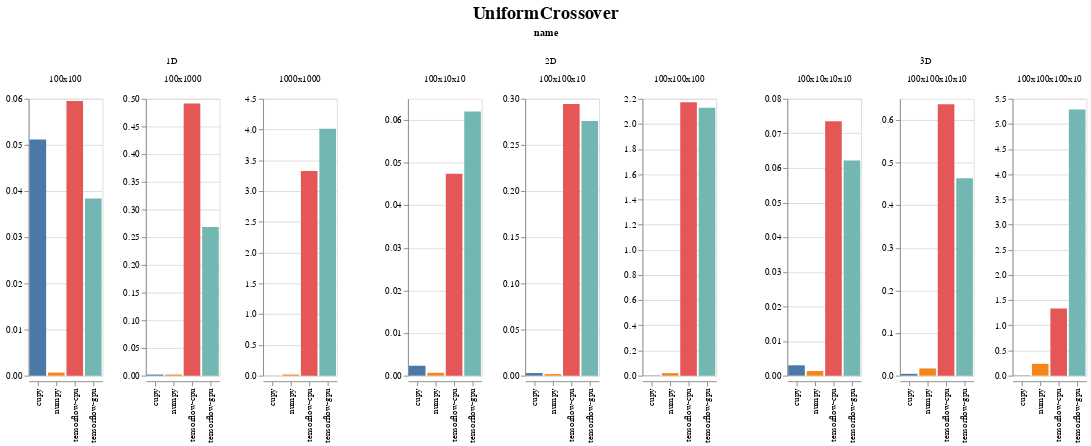

The notebook cell saved with this chart:
### Code cell
display_chart('UniformCrossover')

### Figure 1 — Vega-Lite specification as saved in the notebook (floating-point values rounded to 4 significant figures)
{"config": {"view": {"continuousWidth": 400, "continuousHeight": 300}, "title": {"anchor": "middle", "fontSize": 20, "offset": 5, "orient": "top"}}, "data": {"name": "data-4883c6638f7911873c41d00c113735c0"}, "facet": {"column": {"type": "nominal", "field": "name"}}, "spec": {"mark": "bar", "encoding": {"color": {"type": "nominal", "field": "backend", "legend": null}, "column": {"type": "nominal", "field": "shape_str", "sort": {"field": "input_size", "order": "ascending"}, "title": ""}, "x": {"type": "nominal", "axis": {"title": ""}, "field": "backend"}, "y": {"type": "quantitative", "axis": {"title": ""}, "field": "avg_time", "sort": "-x"}}, "resolve": {"scale": {"y": "independent"}}, "title": ""}, "spacing": 50, "title": "UniformCrossover", "$schema": "https://vega.github.io/schema/vega-lite/v4.0.2.json", "datasets": {"data-4883c6638f7911873c41d00c113735c0": [{"avg_time": 0.0512, "backend": "cupy", "evoflow_version": "0.5.0", "generations": 10, "group": "UniformCrossover", "input_size": 10000, "max_time": 0.1496, "min_time": 0.001995, "name": "1D", "num_runs": 3, "shape": [100, 100], "shape_str": "100x100", "std_time": 0.06958, "system": {"os": {"name": "Windows", "version": "10.0.18362"}, "memory": {"unit": "MB", "used": 20980, "total": 65451}, "cpu": {"name": "Intel64 Family 6 Model 158 Stepping 10, GenuineIntel", "cores": 12, "freqency": 3696.0}, "python": {"numpy": "1.18.3", "tensorflow": {"visible_gpu": ["/physical_device:GPU:0"], "version": "2.2.0"}, "cupy": "7.2.0"}, "gpu": [{"memory": {"unit": "MB", "total": 11264, "used": 2106}, "temperature": {"unit": "C"}, "driver": "445.87", "index": "0", "name": "GeForce RTX 2080 Ti", "value": "60", "usage": "3"}]}, "test_name": "UniformCrossover1D", "test_type": "OP", "ts": 1590449607}, {"avg_time": 0.0384, "backend": "tensorflow-gpu", "evoflow_version": "0.5.0", "generations": 10, "group": "UniformCrossover", "input_size": 10000, "max_time": 0.06882, "min_time": 0.01396, "name": "1D", "num_runs": 3, "shape": [100, 100], "shape_str": "100x100", "std_time": 0.02279, "system": {"os": {"name": "Windows", "version": "10.0.18362"}, "memory": {"unit": "MB", "used": 20986, "total": 65451}, "cpu": {"name": "Intel64 Family 6 Model 158 Stepping 10, GenuineIntel", "cores": 12, "freqency": 3696.0}, "python": {"numpy": "1.18.3", "tensorflow": {"visible_gpu": ["/physical_device:GPU:0"], "version": "2.2.0"}, "cupy": "7.2.0"}, "gpu": [{"memory": {"unit": "MB", "total": 11264, "used": 2137}, "temperature": {"unit": "C"}, "driver": "445.87", "index": "0", "name": "GeForce RTX 2080 Ti", "value": "60", "usage": "2"}]}, "test_name": "UniformCrossover1D", "test_type": "OP", "ts": 1590449621}, {"avg_time": 0.002327, "backend": "cupy", "evoflow_version": "0.5.0", "generations": 10, "group": "UniformCrossover", "input_size": 10000, "max_time": 0.002992, "min_time": 0.001994, "name": "2D", "num_runs": 3, "shape": [100, 10, 10], "shape_str": "100x10x10", "std_time": 0.0004702, "system": {"os": {"name": "Windows", "version": "10.0.18362"}, "memory": {"unit": "MB", "used": 20980, "total": 65451}, "cpu": {"name": "Intel64 Family 6 Model 158 Stepping 10, GenuineIntel", "cores": 12, "freqency": 3696.0}, "python": {"numpy": "1.18.3", "tensorflow": {"visible_gpu": ["/physical_device:GPU:0"], "version": "2.2.0"}, "cupy": "7.2.0"}, "gpu": [{"memory": {"unit": "MB", "total": 11264, "used": 2106}, "temperature": {"unit": "C"}, "driver": "445.87", "index": "0", "name": "GeForce RTX 2080 Ti", "value": "60", "usage": "3"}]}, "test_name": "UniformCrossover2D", "test_type": "OP", "ts": 1590449607}, {"avg_time": 0.04738, "backend": "tensorflow-cpu", "evoflow_version": "0.5.0", "generations": 10, "group": "UniformCrossover", "input_size": 10000, "max_time": 0.05785, "min_time": 0.03092, "name": "2D", "num_runs": 3, "shape": [100, 10, 10], "shape_str": "100x10x10", "std_time": 0.01178, "system": {"os": {"name": "Windows", "version": "10.0.18362"}, "memory": {"unit": "MB", "used": 24110, "total": 65451}, "cpu": {"name": "Intel64 Family 6 Model 158 Stepping 10, GenuineIntel", "cores": 12, "freqency": 3696.0}, "python": {"numpy": "1.18.3", "tensorflow": {"visible_gpu": [], "version": "2.2.0"}, "cupy": "7.2.0"}, "gpu": []}, "test_name": "UniformCrossover2D", "test_type": "OP", "ts": 1590452965}, {"avg_time": 0.05951, "backend": "tensorflow-cpu", "evoflow_version": "0.5.0", "generations": 10, "group": "UniformCrossover", "input_size": 10000, "max_time": 0.0758, "min_time": 0.02793, "name": "1D", "num_runs": 3, "shape": [100, 100], "shape_str": "100x100", "std_time": 0.02234, "system": {"os": {"name": "Windows", "version": "10.0.18362"}, "memory": {"unit": "MB", "used": 24110, "total": 65451}, "cpu": {"name": "Intel64 Family 6 Model 158 Stepping 10, GenuineIntel", "cores": 12, "freqency": 3696.0}, "python": {"numpy": "1.18.3", "tensorflow": {"visible_gpu": [], "version": "2.2.0"}, "cupy": "7.2.0"}, "gpu": []}, "test_name": "UniformCrossover1D", "test_type": "OP", "ts": 1590452965}, {"avg_time": 0.0006649, "backend": "numpy", "evoflow_version": "0.5.0", "generations": 10, "group": "UniformCrossover", "input_size": 10000, "max_time": 0.0009975, "min_time": 0.0, "name": "1D", "num_runs": 3, "shape": [100, 100], "shape_str": "100x100", "std_time": 0.0004701, "system": {"os": {"name": "Windows", "version": "10.0.18362"}, "memory": {"unit": "MB", "used": 20934, "total": 65451}, "cpu": {"name": "Intel64 Family 6 Model 158 Stepping 10, GenuineIntel", "cores": 12, "freqency": 3696.0}, "python": {"numpy": "1.18.3", "tensorflow": {"visible_gpu": ["/physical_device:GPU:0"], "version": "2.2.0"}, "cupy": "7.2.0"}, "gpu": []}, "test_name": "UniformCrossover1D", "test_type": "OP", "ts": 1590449592}, {"avg_time": 0.062, "backend": "tensorflow-gpu", "evoflow_version": "0.5.0", "generations": 10, "group": "UniformCrossover", "input_size": 10000, "max_time": 0.07679, "min_time": 0.03291, "name": "2D", "num_runs": 3, "shape": [100, 10, 10], "shape_str": "100x10x10", "std_time": 0.02057, "system": {"os": {"name": "Windows", "version": "10.0.18362"}, "memory": {"unit": "MB", "used": 20986, "total": 65451}, "cpu": {"name": "Intel64 Family 6 Model 158 Stepping 10, GenuineIntel", "cores": 12, "freqency": 3696.0}, "python": {"numpy": "1.18.3", "tensorflow": {"visible_gpu": ["/physical_device:GPU:0"], "version": "2.2.0"}, "cupy": "7.2.0"}, "gpu": [{"memory": {"unit": "MB", "total": 11264, "used": 2137}, "temperature": {"unit": "C"}, "driver": "445.87", "index": "0", "name": "GeForce RTX 2080 Ti", "value": "60", "usage": "2"}]}, "test_name": "UniformCrossover2D", "test_type": "OP", "ts": 1590449621}, {"avg_time": 0.000665, "backend": "numpy", "evoflow_version": "0.5.0", "generations": 10, "group": "UniformCrossover", "input_size": 10000, "max_time": 0.0009978, "min_time": 0.0, "name": "2D", "num_runs": 3, "shape": [100, 10, 10], "shape_str": "100x10x10", "std_time": 0.0004702, "system": {"os": {"name": "Windows", "version": "10.0.18362"}, "memory": {"unit": "MB", "used": 20934, "total": 65451}, "cpu": {"name": "Intel64 Family 6 Model 158 Stepping 10, GenuineIntel", "cores": 12, "freqency": 3696.0}, "python": {"numpy": "1.18.3", "tensorflow": {"visible_gpu": ["/physical_device:GPU:0"], "version": "2.2.0"}, "cupy": "7.2.0"}, "gpu": []}, "test_name": "UniformCrossover2D", "test_type": "OP", "ts": 1590449592}, {"avg_time": 0.2685, "backend": "tensorflow-gpu", "evoflow_version": "0.5.0", "generations": 10, "group": "UniformCrossover", "input_size": 100000, "max_time": 0.3665, "min_time": 0.2134, "name": "1D", "num_runs": 3, "shape": [100, 1000], "shape_str": "100x1000", "std_time": 0.06952, "system": {"os": {"name": "Windows", "version": "10.0.18362"}, "memory": {"unit": "MB", "used": 20986, "total": 65451}, "cpu": {"name": "Intel64 Family 6 Model 158 Stepping 10, GenuineIntel", "cores": 12, "freqency": 3696.0}, "python": {"numpy": "1.18.3", "tensorflow": {"visible_gpu": ["/physical_device:GPU:0"], "version": "2.2.0"}, "cupy": "7.2.0"}, "gpu": [{"memory": {"unit": "MB", "total": 11264, "used": 2137}, "temperature": {"unit": "C"}, "driver": "445.87", "index": "0", "name": "GeForce RTX 2080 Ti", "value": "60", "usage": "2"}]}, "test_name": "UniformCrossover1D", "test_type": "OP", "ts": 1590449621}, {"avg_time": 0.07347, "backend": "tensorflow-cpu", "evoflow_version": "0.5.0", "generations": 10, "group": "UniformCrossover", "input_size": 100000, "max_time": 0.1117, "min_time": 0.04089, "name": "3D", "num_runs": 3, "shape": [100, 10, 10, 10], "shape_str": "100x10x10x10", "std_time": 0.02918, "system": {"os": {"name": "Windows", "version": "10.0.18362"}, "memory": {"unit": "MB", "used": 24110, "total": 65451}, "cpu": {"name": "Intel64 Family 6 Model 158 Stepping 10, GenuineIntel", "cores": 12, "freqency": 3696.0}, "python": {"numpy": "1.18.3", "tensorflow": {"visible_gpu": [], "version": "2.2.0"}, "cupy": "7.2.0"}, "gpu": []}, "test_name": "UniformCrossover3D", "test_type": "OP", "ts": 1590452965}, {"avg_time": 0.2942, "backend": "tensorflow-cpu", "evoflow_version": "0.5.0", "generations": 10, "group": "UniformCrossover", "input_size": 100000, "max_time": 0.384, "min_time": 0.1386, "name": "2D", "num_runs": 3, "shape": [100, 100, 10], "shape_str": "100x100x10", "std_time": 0.1104, "system": {"os": {"name": "Windows", "version": "10.0.18362"}, "memory": {"unit": "MB", "used": 24110, "total": 65451}, "cpu": {"name": "Intel64 Family 6 Model 158 Stepping 10, GenuineIntel", "cores": 12, "freqency": 3696.0}, "python": {"numpy": "1.18.3", "tensorflow": {"visible_gpu": [], "version": "2.2.0"}, "cupy": "7.2.0"}, "gpu": []}, "test_name": "UniformCrossover2D", "test_type": "OP", "ts": 1590452965}, {"avg_time": 0.4915, "backend": "tensorflow-cpu", "evoflow_version": "0.5.0", "generations": 10, "group": "UniformCrossover", "input_size": 100000, "max_time": 0.6722, "min_time": 0.2284, "name": "1D", "num_runs": 3, "shape": [100, 1000], "shape_str": "100x1000", "std_time": 0.1903, "system": {"os": {"name": "Windows", "version": "10.0.18362"}, "memory": {"unit": "MB", "used": 24110, "total": 65451}, "cpu": {"name": "Intel64 Family 6 Model 158 Stepping 10, GenuineIntel", "cores": 12, "freqency": 3696.0}, "python": {"numpy": "1.18.3", "tensorflow": {"visible_gpu": [], "version": "2.2.0"}, "cupy": "7.2.0"}, "gpu": []}, "test_name": "UniformCrossover1D", "test_type": "OP", "ts": 1590452965}, {"avg_time": 0.001662, "backend": "numpy", "evoflow_version": "0.5.0", "generations": 10, "group": "UniformCrossover", "input_size": 100000, "max_time": 0.001995, "min_time": 0.0009973, "name": "2D", "num_runs": 3, "shape": [100, 100, 10], "shape_str": "100x100x10", "std_time": 0.0004702, "system": {"os": {"name": "Windows", "version": "10.0.18362"}, "memory": {"unit": "MB", "used": 20934, "total": 65451}, "cpu": {"name": "Intel64 Family 6 Model 158 Stepping 10, GenuineIntel", "cores": 12, "freqency": 3696.0}, "python": {"numpy": "1.18.3", "tensorflow": {"visible_gpu": ["/physical_device:GPU:0"], "version": "2.2.0"}, "cupy": "7.2.0"}, "gpu": []}, "test_name": "UniformCrossover2D", "test_type": "OP", "ts": 1590449592}, {"avg_time": 0.00133, "backend": "numpy", "evoflow_version": "0.5.0", "generations": 10, "group": "UniformCrossover", "input_size": 100000, "max_time": 0.001995, "min_time": 0.0009971, "name": "3D", "num_runs": 3, "shape": [100, 10, 10, 10], "shape_str": "100x10x10x10", "std_time": 0.0004703, "system": {"os": {"name": "Windows", "version": "10.0.18362"}, "memory": {"unit": "MB", "used": 20934, "total": 65451}, "cpu": {"name": "Intel64 Family 6 Model 158 Stepping 10, GenuineIntel", "cores": 12, "freqency": 3696.0}, "python": {"numpy": "1.18.3", "tensorflow": {"visible_gpu": ["/physical_device:GPU:0"], "version": "2.2.0"}, "cupy": "7.2.0"}, "gpu": []}, "test_name": "UniformCrossover3D", "test_type": "OP", "ts": 1590449592}, {"avg_time": 0.2759, "backend": "tensorflow-gpu", "evoflow_version": "0.5.0", "generations": 10, "group": "UniformCrossover", "input_size": 100000, "max_time": 0.4024, "min_time": 0.1371, "name": "2D", "num_runs": 3, "shape": [100, 100, 10], "shape_str": "100x100x10", "std_time": 0.1087, "system": {"os": {"name": "Windows", "version": "10.0.18362"}, "memory": {"unit": "MB", "used": 20986, "total": 65451}, "cpu": {"name": "Intel64 Family 6 Model 158 Stepping 10, GenuineIntel", "cores": 12, "freqency": 3696.0}, "python": {"numpy": "1.18.3", "tensorflow": {"visible_gpu": ["/physical_device:GPU:0"], "version": "2.2.0"}, "cupy": "7.2.0"}, "gpu": [{"memory": {"unit": "MB", "total": 11264, "used": 2137}, "temperature": {"unit": "C"}, "driver": "445.87", "index": "0", "name": "GeForce RTX 2080 Ti", "value": "60", "usage": "2"}]}, "test_name": "UniformCrossover2D", "test_type": "OP", "ts": 1590449621}, {"avg_time": 0.001995, "backend": "numpy", "evoflow_version": "0.5.0", "generations": 10, "group": "UniformCrossover", "input_size": 100000, "max_time": 0.001995, "min_time": 0.001995, "name": "1D", "num_runs": 3, "shape": [100, 1000], "shape_str": "100x1000", "std_time": 1.124e-07, "system": {"os": {"name": "Windows", "version": "10.0.18362"}, "memory": {"unit": "MB", "used": 20934, "total": 65451}, "cpu": {"name": "Intel64 Family 6 Model 158 Stepping 10, GenuineIntel", "cores": 12, "freqency": 3696.0}, "python": {"numpy": "1.18.3", "tensorflow": {"visible_gpu": ["/physical_device:GPU:0"], "version": "2.2.0"}, "cupy": "7.2.0"}, "gpu": []}, "test_name": "UniformCrossover1D", "test_type": "OP", "ts": 1590449592}, {"avg_time": 0.001995, "backend": "cupy", "evoflow_version": "0.5.0", "generations": 10, "group": "UniformCrossover", "input_size": 100000, "max_time": 0.001995, "min_time": 0.001994, "name": "1D", "num_runs": 3, "shape": [100, 1000], "shape_str": "100x1000", "std_time": 5.15e-07, "system": {"os": {"name": "Windows", "version": "10.0.18362"}, "memory": {"unit": "MB", "used": 20980, "total": 65451}, "cpu": {"name": "Intel64 Family 6 Model 158 Stepping 10, GenuineIntel", "cores": 12, "freqency": 3696.0}, "python": {"numpy": "1.18.3", "tensorflow": {"visible_gpu": ["/physical_device:GPU:0"], "version": "2.2.0"}, "cupy": "7.2.0"}, "gpu": [{"memory": {"unit": "MB", "total": 11264, "used": 2106}, "temperature": {"unit": "C"}, "driver": "445.87", "index": "0", "name": "GeForce RTX 2080 Ti", "value": "60", "usage": "3"}]}, "test_name": "UniformCrossover1D", "test_type": "OP", "ts": 1590449607}, {"avg_time": 0.06217, "backend": "tensorflow-gpu", "evoflow_version": "0.5.0", "generations": 10, "group": "UniformCrossover", "input_size": 100000, "max_time": 0.08777, "min_time": 0.04339, "name": "3D", "num_runs": 3, "shape": [100, 10, 10, 10], "shape_str": "100x10x10x10", "std_time": 0.01875, "system": {"os": {"name": "Windows", "version": "10.0.18362"}, "memory": {"unit": "MB", "used": 20986, "total": 65451}, "cpu": {"name": "Intel64 Family 6 Model 158 Stepping 10, GenuineIntel", "cores": 12, "freqency": 3696.0}, "python": {"numpy": "1.18.3", "tensorflow": {"visible_gpu": ["/physical_device:GPU:0"], "version": "2.2.0"}, "cupy": "7.2.0"}, "gpu": [{"memory": {"unit": "MB", "total": 11264, "used": 2137}, "temperature": {"unit": "C"}, "driver": "445.87", "index": "0", "name": "GeForce RTX 2080 Ti", "value": "60", "usage": "2"}]}, "test_name": "UniformCrossover3D", "test_type": "OP", "ts": 1590449621}, {"avg_time": 0.002992, "backend": "cupy", "evoflow_version": "0.5.0", "generations": 10, "group": "UniformCrossover", "input_size": 100000, "max_time": 0.002992, "min_time": 0.002992, "name": "3D", "num_runs": 3, "shape": [100, 10, 10, 10], "shape_str": "100x10x10x10", "std_time": 2.248e-07, "system": {"os": {"name": "Windows", "version": "10.0.18362"}, "memory": {"unit": "MB", "used": 20980, "total": 65451}, "cpu": {"name": "Intel64 Family 6 Model 158 Stepping 10, GenuineIntel", "cores": 12, "freqency": 3696.0}, "python": {"numpy": "1.18.3", "tensorflow": {"visible_gpu": ["/physical_device:GPU:0"], "version": "2.2.0"}, "cupy": "7.2.0"}, "gpu": [{"memory": {"unit": "MB", "total": 11264, "used": 2106}, "temperature": {"unit": "C"}, "driver": "445.87", "index": "0", "name": "GeForce RTX 2080 Ti", "value": "60", "usage": "3"}]}, "test_name": "UniformCrossover3D", "test_type": "OP", "ts": 1590449607}, {"avg_time": 0.002828, "backend": "cupy", "evoflow_version": "0.5.0", "generations": 10, "group": "UniformCrossover", "input_size": 100000, "max_time": 0.00399, "min_time": 0.001994, "name": "2D", "num_runs": 3, "shape": [100, 100, 10], "shape_str": "100x100x10", "std_time": 0.000847, "system": {"os": {"name": "Windows", "version": "10.0.18362"}, "memory": {"unit": "MB", "used": 20980, "total": 65451}, "cpu": {"name": "Intel64 Family 6 Model 158 Stepping 10, GenuineIntel", "cores": 12, "freqency": 3696.0}, "python": {"numpy": "1.18.3", "tensorflow": {"visible_gpu": ["/physical_device:GPU:0"], "version": "2.2.0"}, "cupy": "7.2.0"}, "gpu": [{"memory": {"unit": "MB", "total": 11264, "used": 2106}, "temperature": {"unit": "C"}, "driver": "445.87", "index": "0", "name": "GeForce RTX 2080 Ti", "value": "60", "usage": "3"}]}, "test_name": "UniformCrossover2D", "test_type": "OP", "ts": 1590449607}, {"avg_time": 4.011, "backend": "tensorflow-gpu", "evoflow_version": "0.5.0", "generations": 10, "group": "UniformCrossover", "input_size": 1000000, "max_time": 5.344, "min_time": 2.334, "name": "1D", "num_runs": 3, "shape": [1000, 1000], "shape_str": "1000x1000", "std_time": 1.253, "system": {"os": {"name": "Windows", "version": "10.0.18362"}, "memory": {"unit": "MB", "used": 20986, "total": 65451}, "cpu": {"name": "Intel64 Family 6 Model 158 Stepping 10, GenuineIntel", "cores": 12, "freqency": 3696.0}, "python": {"numpy": "1.18.3", "tensorflow": {"visible_gpu": ["/physical_device:GPU:0"], "version": "2.2.0"}, "cupy": "7.2.0"}, "gpu": [{"memory": {"unit": "MB", "total": 11264, "used": 2137}, "temperature": {"unit": "C"}, "driver": "445.87", "index": "0", "name": "GeForce RTX 2080 Ti", "value": "60", "usage": "2"}]}, "test_name": "UniformCrossover1D", "test_type": "OP", "ts": 1590449621}, {"avg_time": 0.001662, "backend": "cupy", "evoflow_version": "0.5.0", "generations": 10, "group": "UniformCrossover", "input_size": 1000000, "max_time": 0.001995, "min_time": 0.0009975, "name": "1D", "num_runs": 3, "shape": [1000, 1000], "shape_str": "1000x1000", "std_time": 0.00047, "system": {"os": {"name": "Windows", "version": "10.0.18362"}, "memory": {"unit": "MB", "used": 20980, "total": 65451}, "cpu": {"name": "Intel64 Family 6 Model 158 Stepping 10, GenuineIntel", "cores": 12, "freqency": 3696.0}, "python": {"numpy": "1.18.3", "tensorflow": {"visible_gpu": ["/physical_device:GPU:0"], "version": "2.2.0"}, "cupy": "7.2.0"}, "gpu": [{"memory": {"unit": "MB", "total": 11264, "used": 2106}, "temperature": {"unit": "C"}, "driver": "445.87", "index": "0", "name": "GeForce RTX 2080 Ti", "value": "60", "usage": "3"}]}, "test_name": "UniformCrossover1D", "test_type": "OP", "ts": 1590449607}, {"avg_time": 2.129, "backend": "tensorflow-gpu", "evoflow_version": "0.5.0", "generations": 10, "group": "UniformCrossover", "input_size": 1000000, "max_time": 3.512, "min_time": 0.2154, "name": "2D", "num_runs": 3, "shape": [100, 100, 100], "shape_str": "100x100x100", "std_time": 1.397, "system": {"os": {"name": "Windows", "version": "10.0.18362"}, "memory": {"unit": "MB", "used": 20986, "total": 65451}, "cpu": {"name": "Intel64 Family 6 Model 158 Stepping 10, GenuineIntel", "cores": 12, "freqency": 3696.0}, "python": {"numpy": "1.18.3", "tensorflow": {"visible_gpu": ["/physical_device:GPU:0"], "version": "2.2.0"}, "cupy": "7.2.0"}, "gpu": [{"memory": {"unit": "MB", "total": 11264, "used": 2137}, "temperature": {"unit": "C"}, "driver": "445.87", "index": "0", "name": "GeForce RTX 2080 Ti", "value": "60", "usage": "2"}]}, "test_name": "UniformCrossover2D", "test_type": "OP", "ts": 1590449621}, {"avg_time": 0.6369, "backend": "tensorflow-cpu", "evoflow_version": "0.5.0", "generations": 10, "group": "UniformCrossover", "input_size": 1000000, "max_time": 1.038, "min_time": 0.1672, "name": "3D", "num_runs": 3, "shape": [100, 100, 10, 10], "shape_str": "100x100x10x10", "std_time": 0.3589, "system": {"os": {"name": "Windows", "version": "10.0.18362"}, "memory": {"unit": "MB", "used": 24110, "total": 65451}, "cpu": {"name": "Intel64 Family 6 Model 158 Stepping 10, GenuineIntel", "cores": 12, "freqency": 3696.0}, "python": {"numpy": "1.18.3", "tensorflow": {"visible_gpu": [], "version": "2.2.0"}, "cupy": "7.2.0"}, "gpu": []}, "test_name": "UniformCrossover3D", "test_type": "OP", "ts": 1590452965}, {"avg_time": 0.01978, "backend": "numpy", "evoflow_version": "0.5.0", "generations": 10, "group": "UniformCrossover", "input_size": 1000000, "max_time": 0.01995, "min_time": 0.01945, "name": "2D", "num_runs": 3, "shape": [100, 100, 100], "shape_str": "100x100x100", "std_time": 0.0002326, "system": {"os": {"name": "Windows", "version": "10.0.18362"}, "memory": {"unit": "MB", "used": 20934, "total": 65451}, "cpu": {"name": "Intel64 Family 6 Model 158 Stepping 10, GenuineIntel", "cores": 12, "freqency": 3696.0}, "python": {"numpy": "1.18.3", "tensorflow": {"visible_gpu": ["/physical_device:GPU:0"], "version": "2.2.0"}, "cupy": "7.2.0"}, "gpu": []}, "test_name": "UniformCrossover2D", "test_type": "OP", "ts": 1590449592}, {"avg_time": 0.01795, "backend": "numpy", "evoflow_version": "0.5.0", "generations": 10, "group": "UniformCrossover", "input_size": 1000000, "max_time": 0.01795, "min_time": 0.01795, "name": "1D", "num_runs": 3, "shape": [1000, 1000], "shape_str": "1000x1000", "std_time": 8.105e-07, "system": {"os": {"name": "Windows", "version": "10.0.18362"}, "memory": {"unit": "MB", "used": 20934, "total": 65451}, "cpu": {"name": "Intel64 Family 6 Model 158 Stepping 10, GenuineIntel", "cores": 12, "freqency": 3696.0}, "python": {"numpy": "1.18.3", "tensorflow": {"visible_gpu": ["/physical_device:GPU:0"], "version": "2.2.0"}, "cupy": "7.2.0"}, "gpu": []}, "test_name": "UniformCrossover1D", "test_type": "OP", "ts": 1590449592}, {"avg_time": 3.326, "backend": "tensorflow-cpu", "evoflow_version": "0.5.0", "generations": 10, "group": "UniformCrossover", "input_size": 1000000, "max_time": 5.171, "min_time": 1.206, "name": "1D", "num_runs": 3, "shape": [1000, 1000], "shape_str": "1000x1000", "std_time": 1.63, "system": {"os": {"name": "Windows", "version": "10.0.18362"}, "memory": {"unit": "MB", "used": 24110, "total": 65451}, "cpu": {"name": "Intel64 Family 6 Model 158 Stepping 10, GenuineIntel", "cores": 12, "freqency": 3696.0}, "python": {"numpy": "1.18.3", "tensorflow": {"visible_gpu": [], "version": "2.2.0"}, "cupy": "7.2.0"}, "gpu": []}, "test_name": "UniformCrossover1D", "test_type": "OP", "ts": 1590452965}, {"avg_time": 0.004322, "backend": "cupy", "evoflow_version": "0.5.0", "generations": 10, "group": "UniformCrossover", "input_size": 1000000, "max_time": 0.004987, "min_time": 0.003989, "name": "3D", "num_runs": 3, "shape": [100, 100, 10, 10], "shape_str": "100x100x10x10", "std_time": 0.0004703, "system": {"os": {"name": "Windows", "version": "10.0.18362"}, "memory": {"unit": "MB", "used": 20980, "total": 65451}, "cpu": {"name": "Intel64 Family 6 Model 158 Stepping 10, GenuineIntel", "cores": 12, "freqency": 3696.0}, "python": {"numpy": "1.18.3", "tensorflow": {"visible_gpu": ["/physical_device:GPU:0"], "version": "2.2.0"}, "cupy": "7.2.0"}, "gpu": [{"memory": {"unit": "MB", "total": 11264, "used": 2106}, "temperature": {"unit": "C"}, "driver": "445.87", "index": "0", "name": "GeForce RTX 2080 Ti", "value": "60", "usage": "3"}]}, "test_name": "UniformCrossover3D", "test_type": "OP", "ts": 1590449607}, {"avg_time": 0.4636, "backend": "tensorflow-gpu", "evoflow_version": "0.5.0", "generations": 10, "group": "UniformCrossover", "input_size": 1000000, "max_time": 1.094, "min_time": 0.08677, "name": "3D", "num_runs": 3, "shape": [100, 100, 10, 10], "shape_str": "100x100x10x10", "std_time": 0.4483, "system": {"os": {"name": "Windows", "version": "10.0.18362"}, "memory": {"unit": "MB", "used": 20986, "total": 65451}, "cpu": {"name": "Intel64 Family 6 Model 158 Stepping 10, GenuineIntel", "cores": 12, "freqency": 3696.0}, "python": {"numpy": "1.18.3", "tensorflow": {"visible_gpu": ["/physical_device:GPU:0"], "version": "2.2.0"}, "cupy": "7.2.0"}, "gpu": [{"memory": {"unit": "MB", "total": 11264, "used": 2137}, "temperature": {"unit": "C"}, "driver": "445.87", "index": "0", "name": "GeForce RTX 2080 Ti", "value": "60", "usage": "2"}]}, "test_name": "UniformCrossover3D", "test_type": "OP", "ts": 1590449621}, {"avg_time": 0.01695, "backend": "numpy", "evoflow_version": "0.5.0", "generations": 10, "group": "UniformCrossover", "input_size": 1000000, "max_time": 0.01695, "min_time": 0.01695, "name": "3D", "num_runs": 3, "shape": [100, 100, 10, 10], "shape_str": "100x100x10x10", "std_time": 1.124e-07, "system": {"os": {"name": "Windows", "version": "10.0.18362"}, "memory": {"unit": "MB", "used": 20934, "total": 65451}, "cpu": {"name": "Intel64 Family 6 Model 158 Stepping 10, GenuineIntel", "cores": 12, "freqency": 3696.0}, "python": {"numpy": "1.18.3", "tensorflow": {"visible_gpu": ["/physical_device:GPU:0"], "version": "2.2.0"}, "cupy": "7.2.0"}, "gpu": []}, "test_name": "UniformCrossover3D", "test_type": "OP", "ts": 1590449592}, {"avg_time": 2.171, "backend": "tensorflow-cpu", "evoflow_version": "0.5.0", "generations": 10, "group": "UniformCrossover", "input_size": 1000000, "max_time": 3.806, "min_time": 0.1596, "name": "2D", "num_runs": 3, "shape": [100, 100, 100], "shape_str": "100x100x100", "std_time": 1.512, "system": {"os": {"name": "Windows", "version": "10.0.18362"}, "memory": {"unit": "MB", "used": 24110, "total": 65451}, "cpu": {"name": "Intel64 Family 6 Model 158 Stepping 10, GenuineIntel", "cores": 12, "freqency": 3696.0}, "python": {"numpy": "1.18.3", "tensorflow": {"visible_gpu": [], "version": "2.2.0"}, "cupy": "7.2.0"}, "gpu": []}, "test_name": "UniformCrossover2D", "test_type": "OP", "ts": 1590452965}, {"avg_time": 0.002659, "backend": "cupy", "evoflow_version": "0.5.0", "generations": 10, "group": "UniformCrossover", "input_size": 1000000, "max_time": 0.002992, "min_time": 0.001995, "name": "2D", "num_runs": 3, "shape": [100, 100, 100], "shape_str": "100x100x100", "std_time": 0.00047, "system": {"os": {"name": "Windows", "version": "10.0.18362"}, "memory": {"unit": "MB", "used": 20980, "total": 65451}, "cpu": {"name": "Intel64 Family 6 Model 158 Stepping 10, GenuineIntel", "cores": 12, "freqency": 3696.0}, "python": {"numpy": "1.18.3", "tensorflow": {"visible_gpu": ["/physical_device:GPU:0"], "version": "2.2.0"}, "cupy": "7.2.0"}, "gpu": [{"memory": {"unit": "MB", "total": 11264, "used": 2106}, "temperature": {"unit": "C"}, "driver": "445.87", "index": "0", "name": "GeForce RTX 2080 Ti", "value": "60", "usage": "3"}]}, "test_name": "UniformCrossover2D", "test_type": "OP", "ts": 1590449607}, {"avg_time": 0.236, "backend": "numpy", "evoflow_version": "0.5.0", "generations": 10, "group": "UniformCrossover", "input_size": 10000000, "max_time": 0.2448, "min_time": 0.2299, "name": "3D", "num_runs": 3, "shape": [100, 100, 100, 10], "shape_str": "100x100x100x10", "std_time": 0.00639, "system": {"os": {"name": "Windows", "version": "10.0.18362"}, "memory": {"unit": "MB", "used": 20934, "total": 65451}, "cpu": {"name": "Intel64 Family 6 Model 158 Stepping 10, GenuineIntel", "cores": 12, "freqency": 3696.0}, "python": {"numpy": "1.18.3", "tensorflow": {"visible_gpu": ["/physical_device:GPU:0"], "version": "2.2.0"}, "cupy": "7.2.0"}, "gpu": []}, "test_name": "UniformCrossover3D", "test_type": "OP", "ts": 1590449592}, {"avg_time": 0.006981, "backend": "cupy", "evoflow_version": "0.5.0", "generations": 10, "group": "UniformCrossover", "input_size": 10000000, "max_time": 0.007979, "min_time": 0.005984, "name": "3D", "num_runs": 3, "shape": [100, 100, 100, 10], "shape_str": "100x100x100x10", "std_time": 0.0008142, "system": {"os": {"name": "Windows", "version": "10.0.18362"}, "memory": {"unit": "MB", "used": 20980, "total": 65451}, "cpu": {"name": "Intel64 Family 6 Model 158 Stepping 10, GenuineIntel", "cores": 12, "freqency": 3696.0}, "python": {"numpy": "1.18.3", "tensorflow": {"visible_gpu": ["/physical_device:GPU:0"], "version": "2.2.0"}, "cupy": "7.2.0"}, "gpu": [{"memory": {"unit": "MB", "total": 11264, "used": 2106}, "temperature": {"unit": "C"}, "driver": "445.87", "index": "0", "name": "GeForce RTX 2080 Ti", "value": "60", "usage": "3"}]}, "test_name": "UniformCrossover3D", "test_type": "OP", "ts": 1590449607}, {"avg_time": 1.332, "backend": "tensorflow-cpu", "evoflow_version": "0.5.0", "generations": 10, "group": "UniformCrossover", "input_size": 10000000, "max_time": 2.754, "min_time": 0.2568, "name": "3D", "num_runs": 3, "shape": [100, 100, 100, 10], "shape_str": "100x100x100x10", "std_time": 1.048, "system": {"os": {"name": "Windows", "version": "10.0.18362"}, "memory": {"unit": "MB", "used": 24110, "total": 65451}, "cpu": {"name": "Intel64 Family 6 Model 158 Stepping 10, GenuineIntel", "cores": 12, "freqency": 3696.0}, "python": {"numpy": "1.18.3", "tensorflow": {"visible_gpu": [], "version": "2.2.0"}, "cupy": "7.2.0"}, "gpu": []}, "test_name": "UniformCrossover3D", "test_type": "OP", "ts": 1590452965}, {"avg_time": 5.285, "backend": "tensorflow-gpu", "evoflow_version": "0.5.0", "generations": 10, "group": "UniformCrossover", "input_size": 10000000, "max_time": 6.902, "min_time": 2.278, "name": "3D", "num_runs": 3, "shape": [100, 100, 100, 10], "shape_str": "100x100x100x10", "std_time": 2.129, "system": {"os": {"name": "Windows", "version": "10.0.18362"}, "memory": {"unit": "MB", "used": 20986, "total": 65451}, "cpu": {"name": "Intel64 Family 6 Model 158 Stepping 10, GenuineIntel", "cores": 12, "freqency": 3696.0}, "python": {"numpy": "1.18.3", "tensorflow": {"visible_gpu": ["/physical_device:GPU:0"], "version": "2.2.0"}, "cupy": "7.2.0"}, "gpu": [{"memory": {"unit": "MB", "total": 11264, "used": 2137}, "temperature": {"unit": "C"}, "driver": "445.87", "index": "0", "name": "GeForce RTX 2080 Ti", "value": "60", "usage": "2"}]}, "test_name": "UniformCrossover3D", "test_type": "OP", "ts": 1590449621}]}}
